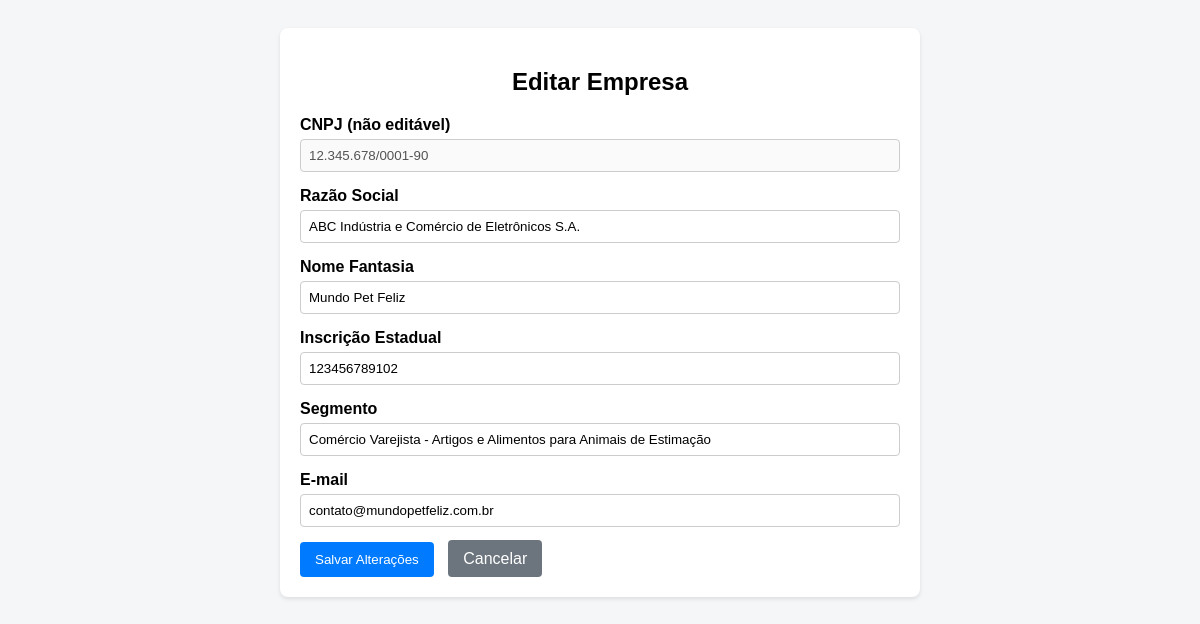
Page /process/editarEmpresa.php?cnpj=12.345.678/0001-90 on the committed database.
### tables this page shows
CREATE TABLE IF NOT EXISTS `empresas` (
  `cnpj` varchar(18) NOT NULL,
  `razao_social` varchar(255) NOT NULL,
  `nome_fantasia` varchar(255) NOT NULL,
  `inscricao_estadual` varchar(20) NOT NULL,
  `segmento` varchar(100) NOT NULL,
  `produtos_servicos` text,
  `email_contato` varchar(255) NOT NULL,
  `nome_usuario_sistema` varchar(100) DEFAULT NULL,
  `senha_hash` varchar(255) NOT NULL,
  `data_registro` datetime DEFAULT CURRENT_TIMESTAMP,
  PRIMARY KEY (`cnpj`),
  UNIQUE KEY `razao_social` (`razao_social`),
  UNIQUE KEY `email_contato` (`email_contato`),
  UNIQUE KEY `nome_usuario_sistema` (`nome_usuario_sistema`)
);

### process/editarEmpresa.php (the view, shortened to what this page needs)
<?php
include_once('../php/config.php');
if ($_SERVER['REQUEST_METHOD'] === 'POST') {
    try {
        $cnpj = $_POST['cnpj'];
        $razao_social = $_POST['razao_social'];
        $nome_fantasia = $_POST['nome_fantasia'];
        $inscricao_estadual = $_POST['inscricao_estadual'];
        $segmento = $_POST['segmento'];
        $email_contato = $_POST['email_contato'];
        $sql = "UPDATE empresas SET
                razao_social = :razao_social,
                nome_fantasia = :nome_fantasia,
                inscricao_estadual = :inscricao_estadual,
                segmento = :segmento,
                email_contato = :email_contato
                WHERE cnpj = :cnpj";
        $stmt = $conn->prepare($sql);
        $stmt->bindParam(':razao_social', $razao_social);
        $stmt->bindParam(':nome_fantasia', $nome_fantasia);
        $stmt->bindParam(':inscricao_estadual', $inscricao_estadual);
        $stmt->bindParam(':segmento', $segmento);
        $stmt->bindParam(':email_contato', $email_contato);
        $stmt->bindParam(':cnpj', $cnpj, PDO::PARAM_STR);
        $stmt->execute();
        header('Location: exibir_empresas.php?status=success_edit');
        exit();
    } catch (PDOException $e) {
        header('Location: exibir_empresas.php?status=error_edit');
        exit();
    }
} else if (isset($_GET['cnpj'])) {
    $cnpj = $_GET['cnpj'];
    try {
        $stmt = $conn->prepare("SELECT * FROM empresas WHERE cnpj = :cnpj");
        $stmt->bindParam(':cnpj', $cnpj, PDO::PARAM_STR);
        $stmt->execute();
        $empresa = $stmt->fetch(PDO::FETCH_ASSOC);
    } catch (PDOException $e) {
        echo "Erro ao buscar os dados da empresa: " . $e->getMessage();
        exit();
    }
} else {
    header('Location: exibir_empresas.php');
    exit();
}
?>
<!DOCTYPE html>
<html lang="pt-BR">
<head>
</head>
<body>
    <div class="container">
        <h2>Editar Empresa</h2>
        <form action="editarEmpresa.php" method="POST">
            <div class="form-group">
                <label for="cnpj_display">CNPJ (não editável)</label>
                <input type="text" id="cnpj_display" value="<?= htmlspecialchars($empresa['cnpj']) ?>" disabled>
            </div>
            <div class="form-group">
                <label for="razao_social">Razão Social</label>
                <input type="text" name="razao_social" value="<?= htmlspecialchars($empresa['razao_social']) ?>" required>
            </div>
            <div class="form-group">
                <label for="nome_fantasia">Nome Fantasia</label>
                <input type="text" name="nome_fantasia" value="<?= htmlspecialchars($empresa['nome_fantasia']) ?>">
            </div>
            <div class="form-group">
                <label for="inscricao_estadual">Inscrição Estadual</label>
                <input type="text" name="inscricao_estadual" value="<?= htmlspecialchars($empresa['inscricao_estadual']) ?>">
            </div>
            <div class="form-group">
                <label for="segmento">Segmento</label>
                <input type="text" name="segmento" value="<?= htmlspecialchars($empresa['segmento']) ?>">
            </div>
            <div class="form-group">
                <label for="email_contato">E-mail</label>
                <input type="email" name="email_contato" value="<?= htmlspecialchars($empresa['email_contato']) ?>">
            </div>
            <button type="submit">Salvar Alterações</button>
            <a href="exibir_empresas.php" class="btn-cancelar">Cancelar</a>
        </form>
    </div>
</body>
</html>

### process/editarEmpresa.php (style rules this page uses)
body { font-family: Arial, sans-serif; background-color: #f4f6f8; padding: 20px; }
.container { max-width: 600px; margin: 0 auto; background-color: #fff; padding: 20px; border-radius: 8px; box-shadow: 0 2px 4px rgba(0,0,0,0.1); }
h2 { text-align: center; }
.form-group { margin-bottom: 15px; }
label { display: block; margin-bottom: 5px; font-weight: bold; }
input[type="text"], input[type="email"] { width: 100%; padding: 8px; border: 1px solid #ccc; border-radius: 4px; box-sizing: border-box; }
button[type="submit"] { background-color: #007bff; color: white; padding: 10px 15px; border: none; border-radius: 4px; cursor: pointer; }
a.btn-cancelar { background-color: #6c757d; color: white; padding: 10px 15px; border-radius: 4px; text-decoration: none; margin-left: 10px; }

### rows in the picture
empresas: cnpj "12.345.678/0001-90", razao_social "ABC Indústria e Comércio de Eletrônicos S.A.", nome_fantasia "Mundo Pet Feliz", inscricao_estadual "123456789102", segmento "Comércio Varejista - Artigos e Alimentos para Animais de Estimação", email_contato "contato@mundopetfeliz.com.br"
